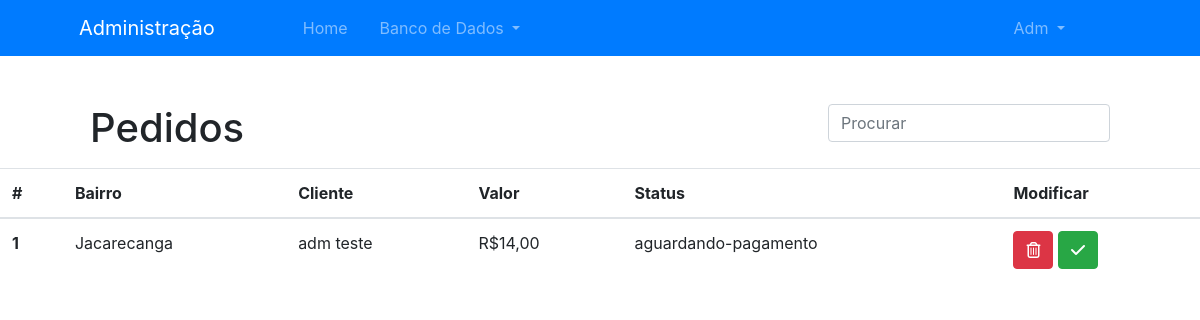
The page /admin/pedidos (signed in) on the database its author committed.
### models.py (models this page shows, shortened)
class User(UserMixin, db.Model):
    id = db.Column(db.Integer, primary_key=True)
    role = db.Column(db.Enum("user", "admin"), nullable=False, default='user')  # Role of the user, limits the access to certain pages
    name = db.Column(db.String(100), nullable=False)
    surname = db.Column(db.String(100), nullable=False)
    email = db.Column(db.String(100), unique=True, nullable=False)
    phone = db.Column(db.String(15), unique=True, nullable=False)
    password = db.Column(db.String(100), nullable=False)
    orders = db.relationship('Order', backref='order')

class Order(db.Model):
    id = db.Column(db.Integer, primary_key=True)
    client_id = db.Column(db.Integer, db.ForeignKey('user.id', ondelete='CASCADE'))
    street = db.Column(db.String(200), nullable=False)
    address_number = db.Column(db.String(10), nullable=False)
    district = db.Column(db.String(200), nullable=False)
    city = db.Column(db.String(100), nullable=False)
    cep = db.Column(db.String(10), nullable=False)
    complement = db.Column(db.String(300), nullable=False)
    status = db.Column(db.Enum("aguardando-pagamento", "pago", "enviado", "finalizado", name="status de pedido"), default='aguardando-pagamento')
    itens = db.relationship('ItemOrder', backref='itens')
    price = db.Column(db.Float, nullable=False)

### views.py (the view)
@views.route('/admin/pedidos')
@login_required
def admin_orders():
    if current_user.role == 'admin':
        orders = Order.query.all()
        users = User.query.all()
        return render_template('admin/orders.html', orders=orders, users=users)
    else:
        return redirect(url_for('views.homepage'))

### __init__.py (called while the page is built)
def create_app(config_file='config.py'):
    app = Flask(__name__)
    app.config.from_pyfile(config_file)
    db.init_app(app)
    login_manager.login_view = 'auth.login'
    login_manager.init_app(app)
    from .models import User
    @login_manager.user_loader
    def load_user(user_id):
        return User.query.get(int(user_id))
    from .models import models
    app.register_blueprint(models)
    from .views import views
    app.register_blueprint(views)
    from .auth import auth
    app.register_blueprint(auth)
    return app

### templates/admin/orders.html (shortened to what this page needs)
{% extends 'admin/base.html' %}
{% block page %}
    <div class="box mx-auto mt-5 mb-3 d-none d-sm-block">
        <h1 class="d-inline">Pedidos {{ status }}</h1>
        <div class="float-right">
            <input class="form-control mr-sm-2" type="search" id="tableSearch" onkeyup="searchInTable()" placeholder="Procurar" aria-label="Search">
        </div>
    </div>
    <div class="table-responsive box mx-auto">
        <table class="table table-hover">
            <thead>
                <tr>
                    <th scope="col">#</th>
                    <th scope="col">Bairro</th>
                    <th scope="col">Cliente</th>
                    <th scope="col">Valor</th>
                    <th scope="col">Status</th>
                    <th scope="col">Modificar</th>
                </tr>
            </thead>
            {% for order in orders %}
            <tbody class="searchable">
                <tr style="cursor: pointer;">
                    <th scope="row">{{ order.id }}</th>
                    <td data-href="{{ url_for('views.admin_order_detail', id=order.id) }}">{{ order.district }}</td>
                    <td data-href="{{ url_for('views.admin_order_detail', id=order.id) }}">{{ users[order.client_id-1].name }} {{ users[order.client_id-1].surname }}</td>
                    <td data-href="{{ url_for('views.admin_order_detail', id=order.id) }}">R${{ ("%.2f"|format(order.price)|string).replace('.', ',') }}</td>
                    <td data-href="{{ url_for('views.admin_order_detail', id=order.id) }}">{{ order.status }}</td>
                    <td>
                        <button type="button" class="btn btn-danger" data-toggle="modal" data-target="#modalDelete{{ order.id }}">
                            <i class="far fa-trash-alt"></i>
                        </button>
                        <a role="button" class="btn btn-success" href="{{ url_for('views.admin_order_change_status', id=order.id) }}">
                            <i class="fas fa-check"></i>
                        </a>
                    </td>
                </tr>
            </tbody>
            {% endfor %}
        </table>
    </div>
{% endblock %}

### templates/admin/base.html (shortened to what this page needs)
<!DOCTYPE html>
<html lang="pt-br">
<head>
    <link rel="stylesheet" type="text/css" href="{{ url_for('static', filename='css/admin.css') }}">
    <link rel="stylesheet" href="https://maxcdn.bootstrapcdn.com/bootstrap/4.0.0/css/bootstrap.min.css"
>
</head>
<body>
    <nav class="navbar sticky-top navbar-expand-lg bg-primary navbar-dark d-none d-sm-block">
        <div class="collapse navbar-collapse container-fluid" id="navbarNav">
            <ul class="navbar-nav">
                <a class="navbar-brand ml-5" href="{{ url_for('views.admin') }}">
                    <span>Administração</span>
                </a>
                <li class="nav-item px-3 ml-5 my-auto">
                    <a class="nav-link nav-text" href="{{ url_for('views.admin') }}">Home</a>
                </li>
                <li class="nav-item dropdown mr-5">
                    <a class="nav-link dropdown-toggle" href="#" id="navbarDropdownMenuLink" role="button" data-toggle="dropdown" aria-haspopup="true" aria-expanded="false">
                      Banco de Dados
                    </a>
                </li>
            </ul>
            <ul class="navbar-nav mr-5">
                <li class="nav-item dropdown mr-5">
                    <a class="nav-link dropdown-toggle" href="#" id="navbarDropdownMenuLink" role="button" data-toggle="dropdown" aria-haspopup="true" aria-expanded="false">
                      {{ current_user.name|capitalize }}
                    </a>
                </li>
            </ul>
        </div>
    </nav>
    {% block page %}
    {% endblock %}
</body>
</html>

### static/css/admin.css (style rules this page uses)
.box { width: 85%; }

### rows shown on the page
User: name "Adm", name "adm", surname "teste"
Order: id "1", district "Jacarecanga", price "14,00", status "aguardando-pagamento"
